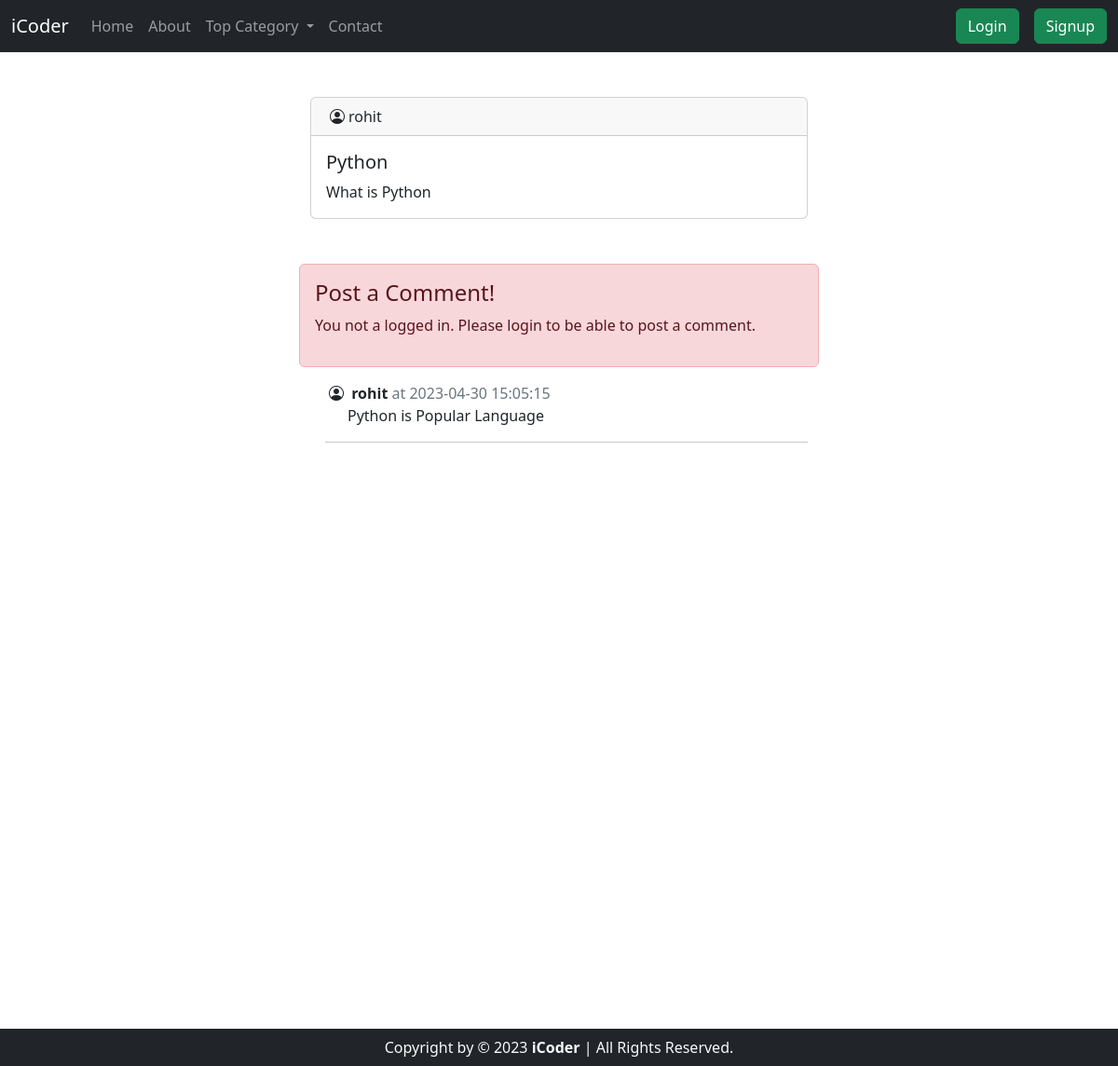
Screenshot of /comment.php?questionid=2 with the database file from the repository.
### tables this page shows
CREATE TABLE `userdetail` (
  `user_id` int(8) NOT NULL,
  `user_name` varchar(255) NOT NULL,
  `user_email` varchar(255) NOT NULL,
  `user_password` varchar(255) NOT NULL,
  `name` varchar(255) NOT NULL,
  `age` int(8) NOT NULL,
  `qualification` varchar(255) NOT NULL,
  `mobilenumber` bigint(10) NOT NULL,
  `address` text NOT NULL,
  `timestamp` datetime NOT NULL DEFAULT current_timestamp()
);

CREATE TABLE `questions` (
  `question_id` int(8) NOT NULL,
  `question_title` varchar(255) NOT NULL,
  `question_description` text NOT NULL,
  `question_topic_id` int(8) NOT NULL,
  `user_id` int(8) NOT NULL,
  `timestamp` datetime NOT NULL DEFAULT current_timestamp()
);

CREATE TABLE `comments` (
  `comment_id` int(8) NOT NULL,
  `comment_text` text NOT NULL,
  `comment_question_id` int(8) NOT NULL,
  `comment_by` varchar(255) NOT NULL,
  `comment_time` datetime NOT NULL DEFAULT current_timestamp()
);

### comment.php (the view, shortened to what this page needs)
<!doctype html>
<html lang="en">
<head>
    <link href="https://cdn.jsdelivr.net/npm/bootstrap@5.3.0-alpha3/dist/css/bootstrap.min.css" rel="stylesheet"
>
        <link rel="stylesheet" href=
"https://cdn.jsdelivr.net/npm/bootstrap-icons@1.5.0/font/bootstrap-icons.css" />
</head>
<body>
    <?php require 'partials/_dbconnect.php';?>
    <?php require 'partials/_navbar.php';?>
    <?php
    $question_topic_id = $_GET['questionid'];
    $sql = "SELECT * FROM `questions` where question_id = $question_topic_id";
    $result = mysqli_query($conn, $sql);
    while($row = mysqli_fetch_assoc($result)){
        $qtitle = $row['question_title'];
        $qdesc = $row['question_description'];
        $q_user_id = $row['user_id'];
        $sql2 = "SELECT user_name from userdetail where user_id = '$q_user_id'";
        $result2 = mysqli_query($conn,$sql2);
        $row2 = mysqli_fetch_assoc($result2);
    }
    ?>
    <div class="container my-0" style="min-height:1000px">
        <div class="container my-5 w-50">
            <div class="card">
                <div class="card-header">
                    <i class="bi bi-person-circle px-1 fa-10x"></i><?php echo $row2['user_name']?>
                </div>
                <div class="card-body">
                    <h5 class="card-title"><?php echo $qtitle ?></h5>
                    <p class="card-text"><?php echo $qdesc ?></p>
                </div>
            </div>
        </div>
        <?php
        if(isset($_SESSION['loggedin']) && $_SESSION['loggedin'] == true ){
            echo '<div class="container w-50">
            <h2 class="text-success ">Post a Comment</h2>
            <div class="form-floating">
                <form action="'. $_SERVER['REQUEST_URI']. '" method="post">
                    <textarea class="form-control" placeholder="Leave a comment here" name="comment"
                        id="floatingTextarea2" required="" style="height: 100px"></textarea>
                      <input type="hidden" name="sno" value="'.$_SESSION['user_id'].'">
                    <button type="submit" class="btn btn-success my-4">Post Comment</button>
                </form>
            </div>
            </div>
            ';
        }
        else{
            echo '<div class="alert alert-danger w-50 m-auto my-3" role="alert">
                <h4 class="alert-heading">Post a Comment!</h4>
                <p>You not a logged in. Please login to be able to post a comment.</p>
            </div>';
        }
    ?>
        <?php
            $question_topic_id = $_GET['questionid'];
            $showComment = "SELECT * FROM `comments` where comment_question_id = $question_topic_id";
            $result = mysqli_query($conn, $showComment);
            while($row = mysqli_fetch_assoc($result)){
                $comment_text = $row['comment_text'];
                $comment_time = $row['comment_time'];
                $comment_user_id = $row['comment_by'];
                $sql2 = "SELECT user_name from userdetail where user_id = '$comment_user_id'";
                $result2 = mysqli_query($conn,$sql2);
                $row2 = mysqli_fetch_assoc($result2);
                echo '<div class="d-flex container w-50 my-2">
                        <div class="flex-grow-1 ms-3">
                            <i class="bi bi-person-circle px-1 fa-10x"></i> <b>'.$row2["user_name"].'</b>
                            <p class="d-inline fs-6 text-secondary">at '.$comment_time.'</p>
                            <p class="mx-4 my-0">'.$comment_text.'</p>
                            <hr>
                        </div>
                        <hr>
                    </div>';
            }
        ?>
    </div>
    <?php require 'partials/_footer.php';?>
</body>
</html>

### rows the page displays
userdetail: user_name "rohit"
questions: question_title "Python", question_description "What is Python"
comments: userdetail.user_name "rohit", comment_time "2023-04-30 15:05:15", comment_text "Python is Popular Language"
